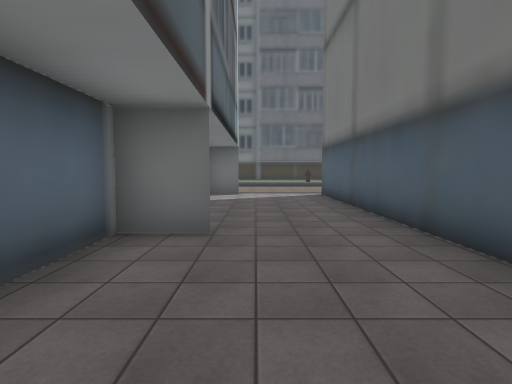
View 1 (above)

21 first-person views from a walk through a 3-D level made in the Unity game engine. The camera is 1.5 m above the floor, tilts 4° down and sees 80° across. The floor is counted in squares, 2 m on a side. Each view is taken from the middle of a square. On the plan, view 1 faces up. The plan holds only what a view shows up to about 10 squares ahead; the rest is blank. The place goes on beyond the plan. The player is left out. Some surface patterns are stand-ins.

View 2
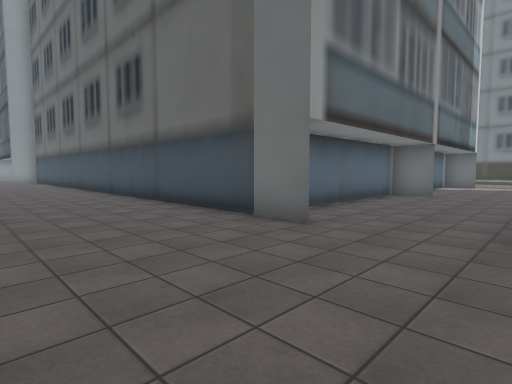

View 3
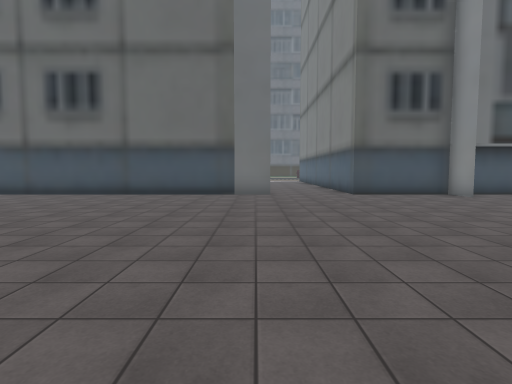

View 4
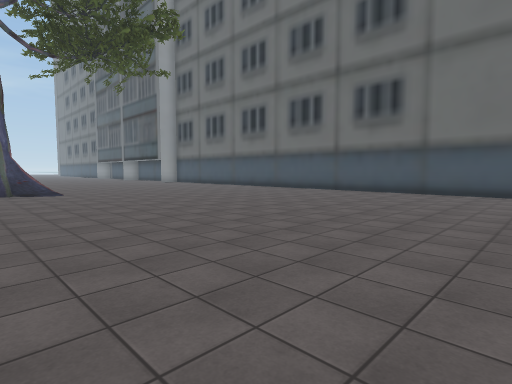

View 5
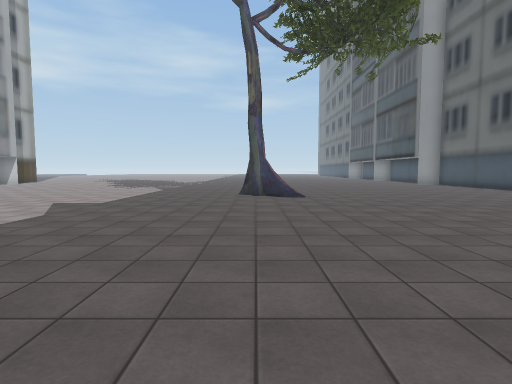

View 6
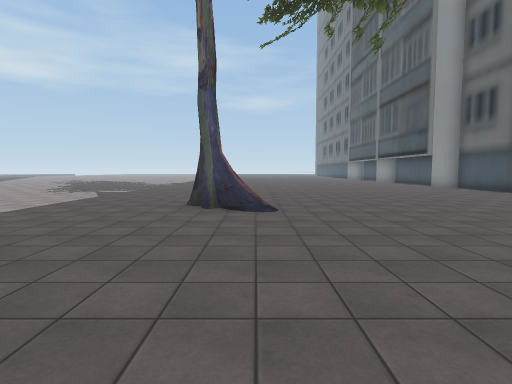

View 7
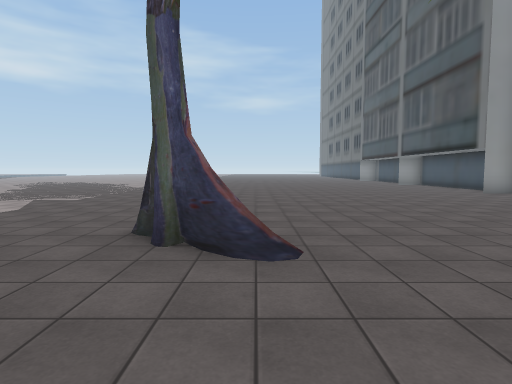

View 8
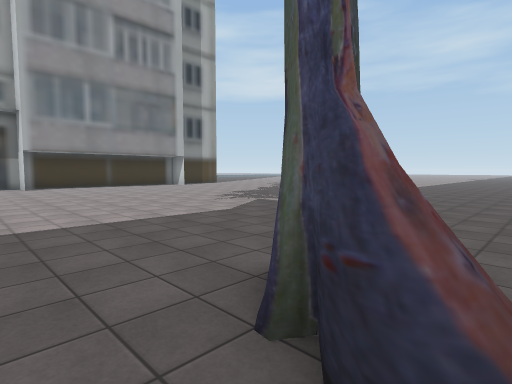

View 9
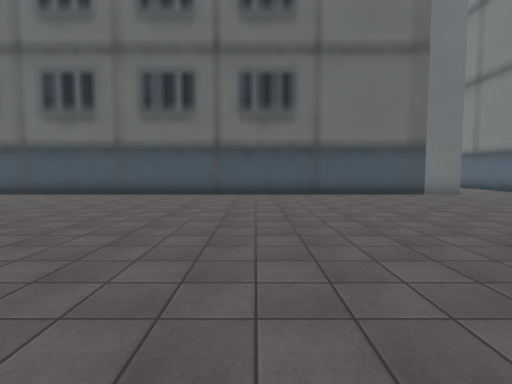

View 10
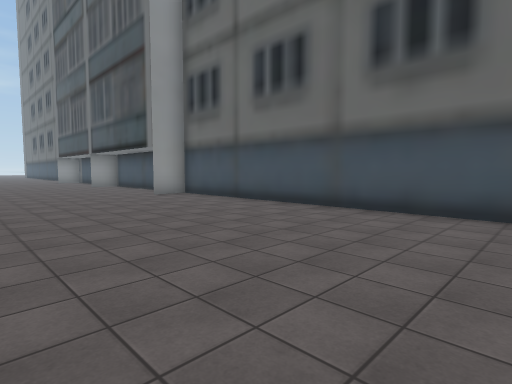

View 11
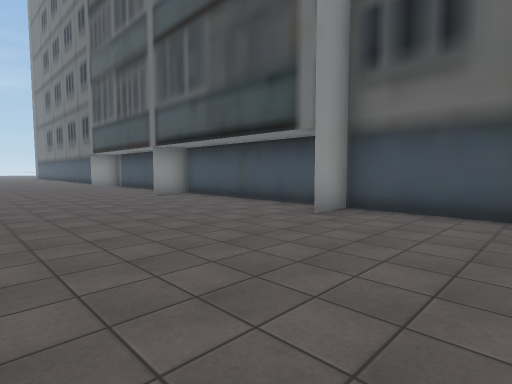

View 12
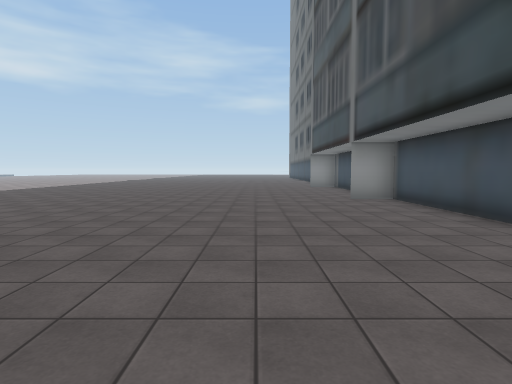

View 13
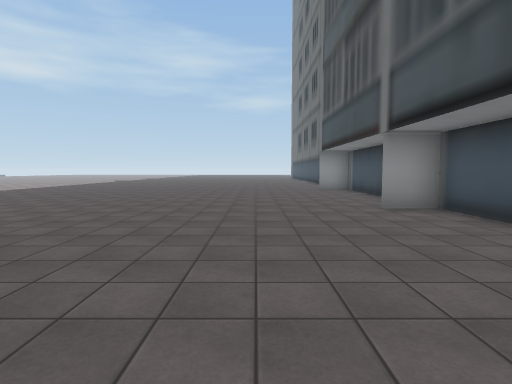

View 14
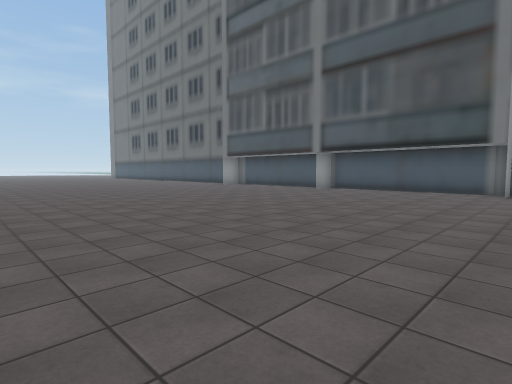

View 15
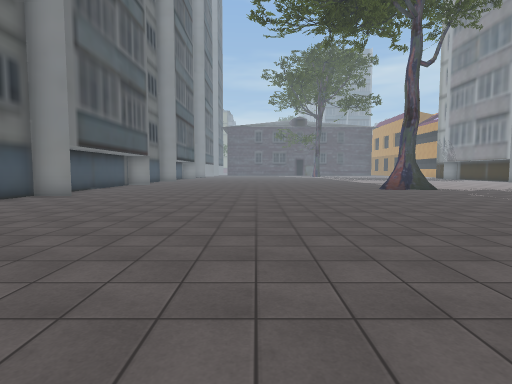

View 16
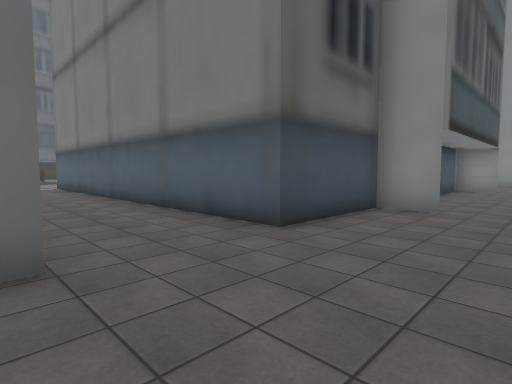

View 17
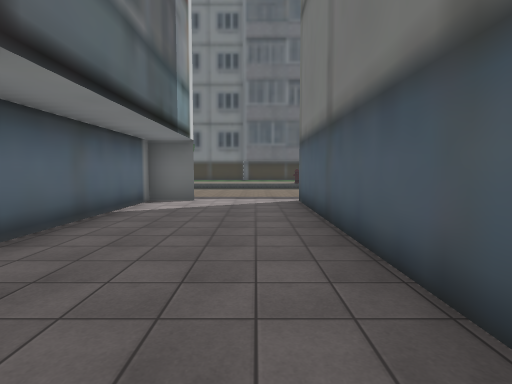

View 18
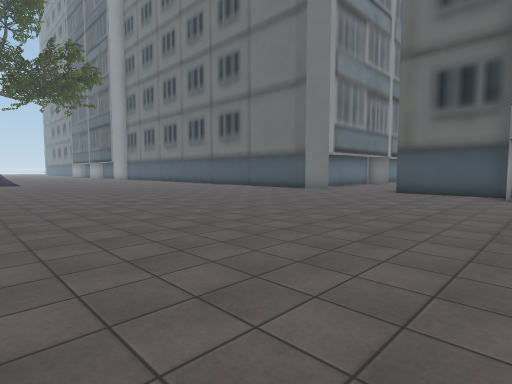

View 19
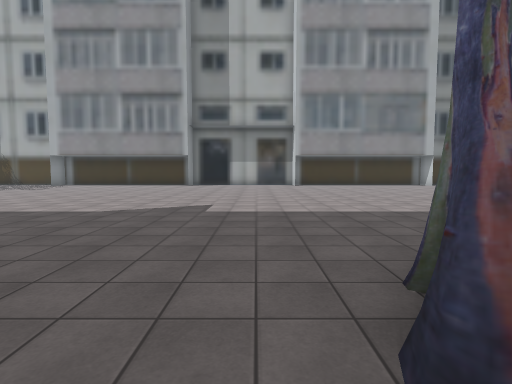

View 20
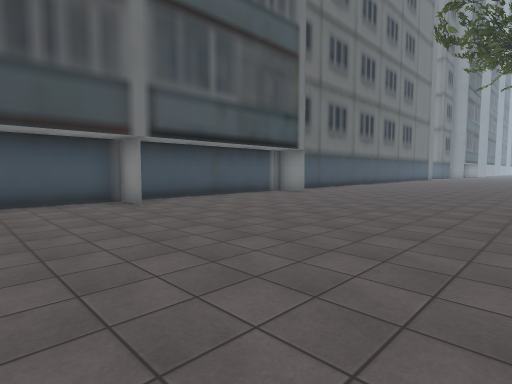

View 21
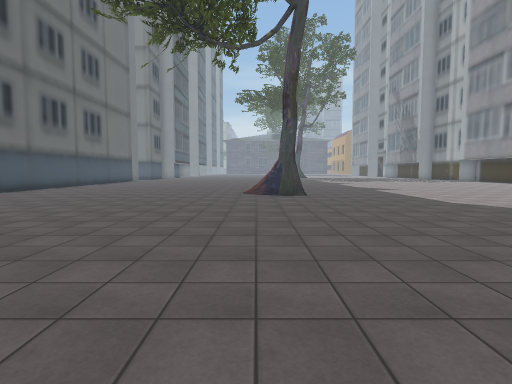

### Floor plan
Points are (right, up) in squares from view 1. A wall is a line through its corners. A room is listed if a view was taken in it or the views show most of it. See-through windows are left out.
Room 1 (views 1, 2, 3, 4, 5, 6, 7, 8, 9, 10, 11, 12, 13, 14, 15, 16, 17, 18, 19, 20, 21)
walls: (-12.9, -11.5) (-13.6, -12.2); (-12.7, -11.2) (-13.5, -12.4); (-12.8, -10.9) (-13.1, -12.4); (-13.8, -12.1) (-13.6, -11.5); (-13.6, -11.6) (-13.4, -11.4) (-13.1, -11.2) (-13.1, -11.7) (-13.5, -12.4); (-20, -2.2) (-20, -3.5); (-0.5, -2.4) (-29.5, -2.4); (-26, -3.6) (-26, -2.4); (-26, -2.2) (-26, -3.5); (5.1, -3.6) (5.1, -2.4) (5.1, -3.5); (-0.5, 3.6) (-1.8, 3.6); (6.5, -2.4) (2.1, -2.4) (2.1, 9.6); (-0.5, 9.6) (-1.7, 9.6) (-1.7, -0.9)
low walls: (-13, -11.9) (-13.6, -12.4); (-12.8, -11.5) (-13.1, -11.7)
ways out: opening at (0.5, 10.5)

Positions as (right, up) in squares from view 1, and headings:
1: (0, 0), facing up
2: (2, -6), facing up-left
3: (-1, -12), facing up
4: (-2, -13), facing up-left
5: (-4, -12), facing left
6: (-7, -11), facing left
7: (-10, -11), facing left
8: (-12, -11), facing down-left
9: (-7, -12), facing up
10: (-11, -8), facing up-left
11: (-17, -8), facing up-left
12: (-18, -6), facing left
13: (-20, -6), facing left
14: (-19, -14), facing up-left
15: (-4, -9), facing right
16: (-1, -5), facing up-right
17: (1, 2), facing up
18: (6, -13), facing up-left
19: (-12, -10), facing down
20: (-29, -10), facing up-right
21: (-23, -11), facing right
